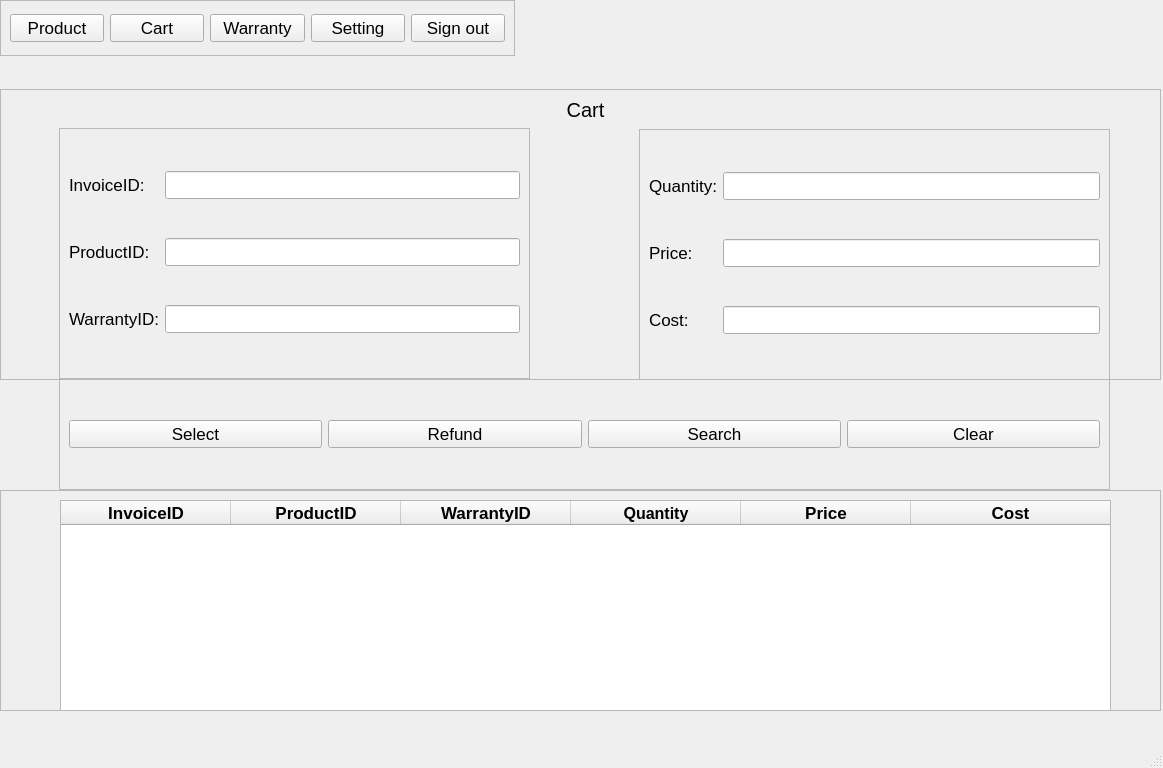
<?xml version="1.0" encoding="UTF-8"?>
<ui version="4.0">
 <class>CartUser</class>
 <widget class="QMainWindow" name="CartUser">
  <property name="geometry">
   <rect>
    <x>0</x>
    <y>0</y>
    <width>1163</width>
    <height>768</height>
   </rect>
  </property>
  <property name="font">
   <font>
    <pointsize>13</pointsize>
   </font>
  </property>
  <property name="windowTitle">
   <string>MainWindow</string>
  </property>
  <widget class="QWidget" name="centralwidget">
   <widget class="QFrame" name="frame">
    <property name="geometry">
     <rect>
      <x>0</x>
      <y>490</y>
      <width>1161</width>
      <height>221</height>
     </rect>
    </property>
    <property name="frameShape">
     <enum>QFrame::StyledPanel</enum>
    </property>
    <property name="frameShadow">
     <enum>QFrame::Raised</enum>
    </property>
    <widget class="QTableWidget" name="table">
     <property name="geometry">
      <rect>
       <x>60</x>
       <y>10</y>
       <width>1051</width>
       <height>211</height>
      </rect>
     </property>
     <property name="focusPolicy">
      <enum>Qt::NoFocus</enum>
     </property>
     <property name="showGrid">
      <bool>false</bool>
     </property>
     <attribute name="horizontalHeaderMinimumSectionSize">
      <number>50</number>
     </attribute>
     <attribute name="horizontalHeaderDefaultSectionSize">
      <number>170</number>
     </attribute>
     <attribute name="horizontalHeaderStretchLastSection">
      <bool>true</bool>
     </attribute>
     <attribute name="verticalHeaderVisible">
      <bool>false</bool>
     </attribute>
     <attribute name="verticalHeaderDefaultSectionSize">
      <number>35</number>
     </attribute>
     <column>
      <property name="text">
       <string>InvoiceID</string>
      </property>
      <property name="font">
       <font>
        <weight>75</weight>
        <bold>true</bold>
       </font>
      </property>
      <property name="textAlignment">
       <set>AlignCenter</set>
      </property>
     </column>
     <column>
      <property name="text">
       <string>ProductID</string>
      </property>
      <property name="font">
       <font>
        <weight>75</weight>
        <bold>true</bold>
       </font>
      </property>
      <property name="textAlignment">
       <set>AlignCenter</set>
      </property>
     </column>
     <column>
      <property name="text">
       <string>WarrantyID</string>
      </property>
      <property name="font">
       <font>
        <weight>75</weight>
        <bold>true</bold>
       </font>
      </property>
      <property name="textAlignment">
       <set>AlignCenter</set>
      </property>
     </column>
     <column>
      <property name="text">
       <string>Quantity</string>
      </property>
      <property name="font">
       <font>
        <pointsize>12</pointsize>
        <weight>75</weight>
        <bold>true</bold>
       </font>
      </property>
      <property name="textAlignment">
       <set>AlignCenter</set>
      </property>
     </column>
     <column>
      <property name="text">
       <string>Price</string>
      </property>
      <property name="font">
       <font>
        <pointsize>13</pointsize>
        <weight>75</weight>
        <bold>true</bold>
       </font>
      </property>
      <property name="textAlignment">
       <set>AlignCenter</set>
      </property>
     </column>
     <column>
      <property name="text">
       <string>Cost</string>
      </property>
      <property name="font">
       <font>
        <weight>75</weight>
        <bold>true</bold>
       </font>
      </property>
      <property name="textAlignment">
       <set>AlignCenter</set>
      </property>
     </column>
    </widget>
   </widget>
   <widget class="QFrame" name="frame_2">
    <property name="geometry">
     <rect>
      <x>0</x>
      <y>89</y>
      <width>1161</width>
      <height>291</height>
     </rect>
    </property>
    <property name="frameShape">
     <enum>QFrame::StyledPanel</enum>
    </property>
    <property name="frameShadow">
     <enum>QFrame::Raised</enum>
    </property>
    <widget class="QFrame" name="frame_5">
     <property name="geometry">
      <rect>
       <x>59</x>
       <y>39</y>
       <width>471</width>
       <height>251</height>
      </rect>
     </property>
     <property name="frameShape">
      <enum>QFrame::StyledPanel</enum>
     </property>
     <property name="frameShadow">
      <enum>QFrame::Raised</enum>
     </property>
     <layout class="QGridLayout" name="gridLayout">
      <item row="2" column="1">
       <widget class="QLineEdit" name="warrantyID"/>
      </item>
      <item row="1" column="1">
       <widget class="QLineEdit" name="productID"/>
      </item>
      <item row="1" column="0">
       <widget class="QLabel" name="label_2">
        <property name="text">
         <string>ProductID:</string>
        </property>
       </widget>
      </item>
      <item row="2" column="0">
       <widget class="QLabel" name="label_3">
        <property name="text">
         <string>WarrantyID:</string>
        </property>
       </widget>
      </item>
      <item row="0" column="0">
       <widget class="QLabel" name="label_7">
        <property name="text">
         <string>InvoiceID:</string>
        </property>
       </widget>
      </item>
      <item row="0" column="1">
       <widget class="QLineEdit" name="invoiceID"/>
      </item>
     </layout>
    </widget>
    <widget class="QFrame" name="frame_6">
     <property name="geometry">
      <rect>
       <x>639</x>
       <y>40</y>
       <width>471</width>
       <height>251</height>
      </rect>
     </property>
     <property name="frameShape">
      <enum>QFrame::StyledPanel</enum>
     </property>
     <property name="frameShadow">
      <enum>QFrame::Raised</enum>
     </property>
     <layout class="QGridLayout" name="gridLayout_2">
      <item row="1" column="1">
       <widget class="QLineEdit" name="price"/>
      </item>
      <item row="1" column="0">
       <widget class="QLabel" name="label_5">
        <property name="text">
         <string>Price:</string>
        </property>
       </widget>
      </item>
      <item row="2" column="0">
       <widget class="QLabel" name="label_6">
        <property name="text">
         <string>Cost:</string>
        </property>
       </widget>
      </item>
      <item row="2" column="1">
       <widget class="QLineEdit" name="cost">
        <property name="text">
         <string/>
        </property>
       </widget>
      </item>
      <item row="0" column="0">
       <widget class="QLabel" name="label_4">
        <property name="text">
         <string>Quantity:</string>
        </property>
       </widget>
      </item>
      <item row="0" column="1">
       <widget class="QLineEdit" name="quantity"/>
      </item>
     </layout>
    </widget>
    <widget class="QLabel" name="label">
     <property name="geometry">
      <rect>
       <x>60</x>
       <y>0</y>
       <width>1051</width>
       <height>41</height>
      </rect>
     </property>
     <property name="font">
      <font>
       <pointsize>15</pointsize>
      </font>
     </property>
     <property name="text">
      <string>Cart</string>
     </property>
     <property name="alignment">
      <set>Qt::AlignCenter</set>
     </property>
    </widget>
   </widget>
   <widget class="QFrame" name="frame_3">
    <property name="geometry">
     <rect>
      <x>0</x>
      <y>0</y>
      <width>515</width>
      <height>56</height>
     </rect>
    </property>
    <property name="layoutDirection">
     <enum>Qt::LeftToRight</enum>
    </property>
    <property name="frameShape">
     <enum>QFrame::StyledPanel</enum>
    </property>
    <property name="frameShadow">
     <enum>QFrame::Raised</enum>
    </property>
    <layout class="QHBoxLayout" name="horizontalLayout">
     <item>
      <widget class="QPushButton" name="product">
       <property name="text">
        <string>Product</string>
       </property>
      </widget>
     </item>
     <item>
      <widget class="QPushButton" name="cart">
       <property name="text">
        <string>Cart</string>
       </property>
      </widget>
     </item>
     <item>
      <widget class="QPushButton" name="warranty">
       <property name="text">
        <string>Warranty</string>
       </property>
      </widget>
     </item>
     <item>
      <widget class="QPushButton" name="setting">
       <property name="text">
        <string>Setting</string>
       </property>
      </widget>
     </item>
     <item>
      <widget class="QPushButton" name="signOut">
       <property name="text">
        <string>Sign out</string>
       </property>
      </widget>
     </item>
    </layout>
   </widget>
   <widget class="QFrame" name="frame_4">
    <property name="geometry">
     <rect>
      <x>59</x>
      <y>379</y>
      <width>1051</width>
      <height>111</height>
     </rect>
    </property>
    <property name="frameShape">
     <enum>QFrame::StyledPanel</enum>
    </property>
    <property name="frameShadow">
     <enum>QFrame::Raised</enum>
    </property>
    <layout class="QHBoxLayout" name="horizontalLayout_2">
     <item>
      <widget class="QPushButton" name="select">
       <property name="text">
        <string>Select</string>
       </property>
      </widget>
     </item>
     <item>
      <widget class="QPushButton" name="refund">
       <property name="text">
        <string>Refund</string>
       </property>
      </widget>
     </item>
     <item>
      <widget class="QPushButton" name="search">
       <property name="text">
        <string>Search</string>
       </property>
      </widget>
     </item>
     <item>
      <widget class="QPushButton" name="clear">
       <property name="text">
        <string>Clear</string>
       </property>
      </widget>
     </item>
    </layout>
   </widget>
  </widget>
  <widget class="QMenuBar" name="menubar">
   <property name="geometry">
    <rect>
     <x>0</x>
     <y>0</y>
     <width>1163</width>
     <height>26</height>
    </rect>
   </property>
  </widget>
  <widget class="QStatusBar" name="statusbar"/>
 </widget>
 <resources/>
 <connections/>
</ui>
